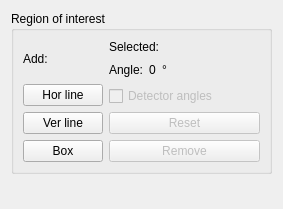
<?xml version="1.0" encoding="UTF-8"?>
<ui version="4.0">
 <class>Tools_ROIWidget</class>
 <widget class="QWidget" name="Tools_ROIWidget">
  <property name="geometry">
   <rect>
    <x>0</x>
    <y>0</y>
    <width>283</width>
    <height>209</height>
   </rect>
  </property>
  <property name="baseSize">
   <size>
    <width>283</width>
    <height>209</height>
   </size>
  </property>
  <property name="windowTitle">
   <string>Form</string>
  </property>
  <layout class="QGridLayout" name="gridLayout">
   <item row="0" column="0">
    <widget class="QGroupBox" name="groupBox">
     <property name="sizePolicy">
      <sizepolicy hsizetype="Minimum" vsizetype="Minimum">
       <horstretch>0</horstretch>
       <verstretch>0</verstretch>
      </sizepolicy>
     </property>
     <property name="title">
      <string>Region of interest</string>
     </property>
     <layout class="QHBoxLayout" name="horizontalLayout">
      <item>
       <layout class="QVBoxLayout" name="verticalLayout_2">
        <item>
         <widget class="QLabel" name="label">
          <property name="text">
           <string>Add:</string>
          </property>
         </widget>
        </item>
        <item>
         <widget class="QPushButton" name="horAddILROIBtn">
          <property name="maximumSize">
           <size>
            <width>16777215</width>
            <height>16777215</height>
           </size>
          </property>
          <property name="text">
           <string>Hor line</string>
          </property>
         </widget>
        </item>
        <item>
         <widget class="QPushButton" name="verAddILROIBtn">
          <property name="maximumSize">
           <size>
            <width>16777215</width>
            <height>16777215</height>
           </size>
          </property>
          <property name="text">
           <string>Ver line</string>
          </property>
         </widget>
        </item>
        <item>
         <widget class="QPushButton" name="addBoxROIBtn">
          <property name="text">
           <string>Box</string>
          </property>
         </widget>
        </item>
       </layout>
      </item>
      <item>
       <layout class="QVBoxLayout" name="verticalLayout">
        <item>
         <widget class="QLabel" name="label_2">
          <property name="text">
           <string>Selected:</string>
          </property>
         </widget>
        </item>
        <item>
         <layout class="QHBoxLayout" name="horizontalLayout_2">
          <item>
           <widget class="QLabel" name="label_3">
            <property name="text">
             <string>Angle:</string>
            </property>
           </widget>
          </item>
          <item>
           <widget class="QLabel" name="anlgeROILbl">
            <property name="text">
             <string>0</string>
            </property>
           </widget>
          </item>
          <item>
           <widget class="QLabel" name="label_4">
            <property name="text">
             <string>°</string>
            </property>
           </widget>
          </item>
          <item>
           <spacer name="horizontalSpacer">
            <property name="orientation">
             <enum>Qt::Horizontal</enum>
            </property>
            <property name="sizeHint" stdset="0">
             <size>
              <width>40</width>
              <height>20</height>
             </size>
            </property>
           </spacer>
          </item>
         </layout>
        </item>
        <item>
         <widget class="QCheckBox" name="screenAngleROICheckBox">
          <property name="enabled">
           <bool>false</bool>
          </property>
          <property name="text">
           <string>Detector angles</string>
          </property>
         </widget>
        </item>
        <item>
         <widget class="QPushButton" name="resetROIBtn">
          <property name="enabled">
           <bool>false</bool>
          </property>
          <property name="text">
           <string>Reset</string>
          </property>
         </widget>
        </item>
        <item>
         <widget class="QPushButton" name="removeROIBtn">
          <property name="enabled">
           <bool>false</bool>
          </property>
          <property name="text">
           <string>Remove</string>
          </property>
         </widget>
        </item>
       </layout>
      </item>
     </layout>
    </widget>
   </item>
   <item row="1" column="0">
    <spacer name="verticalSpacer">
     <property name="orientation">
      <enum>Qt::Vertical</enum>
     </property>
     <property name="sizeHint" stdset="0">
      <size>
       <width>20</width>
       <height>40</height>
      </size>
     </property>
    </spacer>
   </item>
  </layout>
 </widget>
 <resources/>
 <connections/>
</ui>
